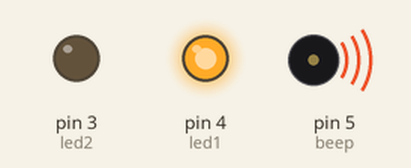
Simulated run of this sketch. Board: Arduino Uno, built with avr-gcc and run on an emulated ATmega328P. Shown: output pins drawn as LEDs (lit = HIGH), buzzer (waves = sounding, pin HIGH).

Above: at 0.5 s.
At 2.5 s:
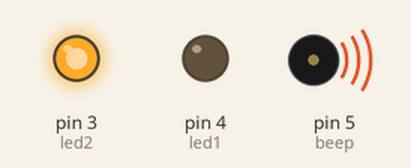
At 3.5 s:
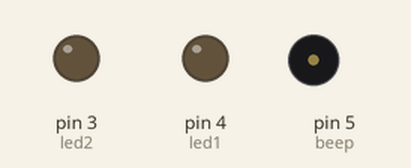
Timing chart, 0 to 5.2 s (numbered marks = the images above):
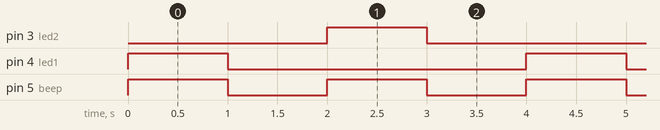

Measured:
- by itself, pin 3 (led2), pin 4 (led1): alternates HIGH for 1.0 s and LOW for 3.0 s
- by itself, pin 5 (beep): alternates HIGH for 1.0 s and LOW for 1.0 s
- by itself, everything shown: repeats every 4.0 s, in 4 steps

The sketch:

3.2_Alternating_Light_and_Sound.ino
```cpp
int led1 = 4;
int beep = 5;
int led2 = 3;


void setup() {
  pinMode(led1,OUTPUT);    //pin 4 (led) is an output
  pinMode(beep,OUTPUT);    //pin 5 (beep) is an output
  pinMode(led2,OUTPUT);    //pin 3 (beep) is an output
}


void loop() {
  digitalWrite(led1,HIGH);    //turn on led
  digitalWrite(beep,HIGH);    //turn on speaker
  delay(1000);                //wait for 1000 milliseconds (Sound and light)
  digitalWrite(led1,LOW);     //turn off led
  digitalWrite(beep,LOW);     //turn off speaker
  delay(1000);                //wait for 1000 milliseconds (no sound and no light)

  digitalWrite(led2,HIGH);    //turn on led
  digitalWrite(beep,HIGH);    //turn on speaker
  delay(1000);                //wait for 1000 milliseconds (sound and light)
  digitalWrite(led2,LOW);     //turn off led
  digitalWrite(beep,LOW);     //turn off speaker
  delay(1000);                //wait for 1000 milliseconds (no Sound and no light)
}
```
